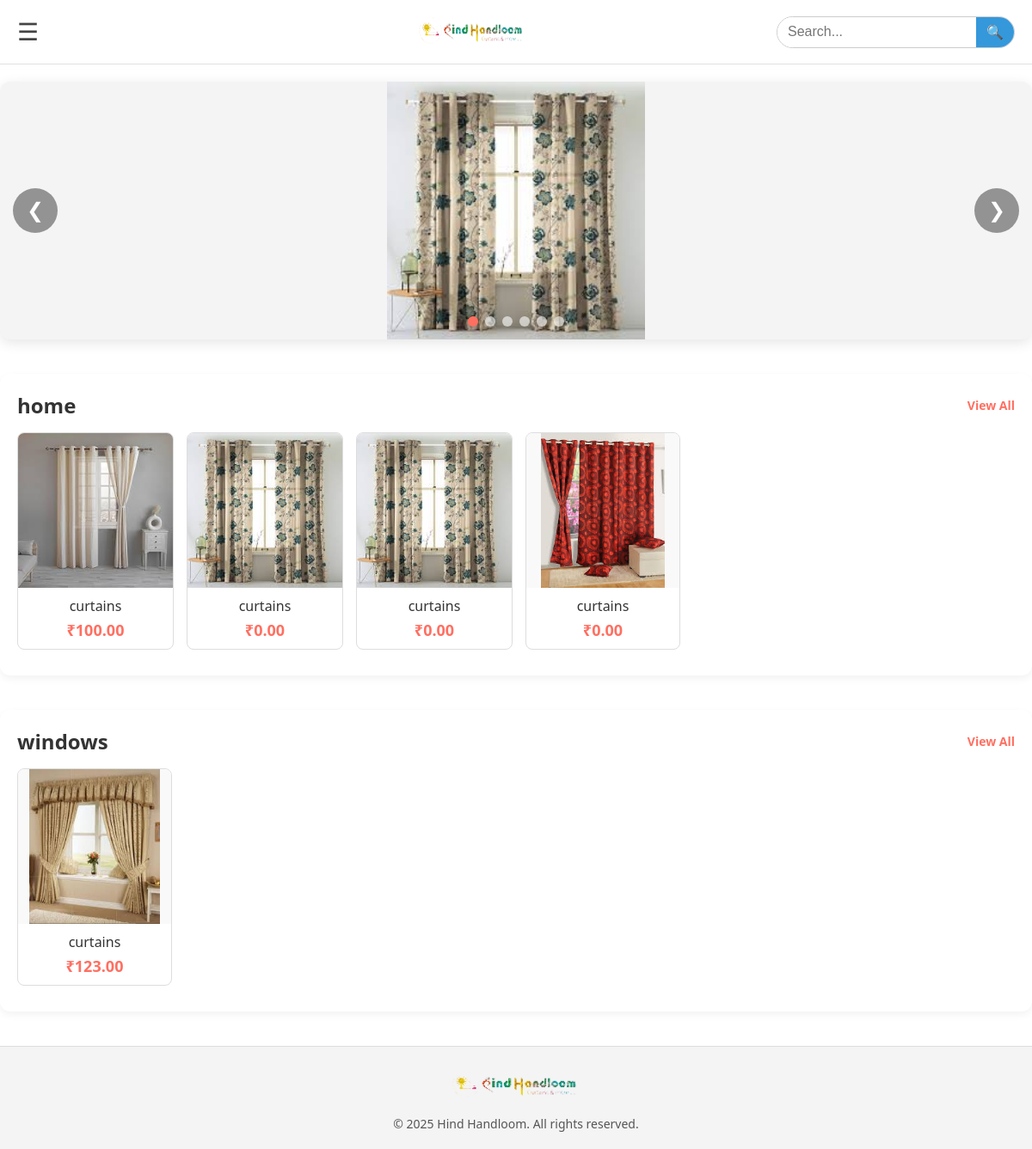
The page / on the database its author committed.
### myapp/models.py (models this page shows, shortened)
class Image(models.Model):
    title = models.CharField(max_length=255)
    image = models.ImageField(upload_to='images/')

class products(models.Model):
    name = models.CharField(max_length=255)
    description = models.TextField(blank=True, null=True)
    price = models.DecimalField(max_digits=10,decimal_places=2)
    color = models.CharField(max_length=25)
    image = models.ImageField(upload_to='product-img/')
    stock = models.IntegerField(default=0)
    category = models.CharField(max_length=100)

### myapp/views.py (the view)
# urls.py: 2. Add a URL to urlpatterns:  path('', views.home, name='home')
def home(request):
    images = Image.objects.all()  # Your slider images model
    product = products.objects.all()
    categories = {}
    for p in product:
        category_name = p.category  # Assuming Product has a ForeignKey to Category
        if category_name not in categories:
            categories[category_name] = []
        categories[category_name].append(p)
    return render(request, 'home.html', {
        'images': images,
        'categories': categories
    })
    return render(request, 'home.html', {'images': images,'product':product })

### myapp/templates/home.html (shortened to what this page needs)
{% extends 'base.html' %}
{% load static %}
{% block extra_css %}
<link rel="stylesheet" href="{% static 'myapp/css/styles.css' %}">
{% endblock %}
{% block content %}
<main class="main_class">
    <div class="slider" id="slider">
        <div class="slider-track" id="sliderTrack">
            {% for image in images %}
            <div class="slide">
                <img src="{{ image.image.url }}" alt="{{ image.title }}">
            </div>
            {% endfor %}
        </div>
        <button id="prevBtn" class="slider-btn">&#10094;</button>
        <button id="nextBtn" class="slider-btn">&#10095;</button>
        <div class="slider-indicators" id="sliderIndicators">
            {% for image in images %}
            <span class="indicator {% if forloop.first %}active{% endif %}"></span>
            {% endfor %}
        </div>
    </div>
{% for category, products in categories.items %}
<section class="category-section">
    <div class="category-header">
        <h2 class="category-title">{{ category }}</h2>
        <a href="{% url 'shop' %}?category={{ category }}" class="view-all">View All</a>
    </div>
    <div class="product-row-scroll">
        {% for product in products %}
        <a href="{% url 'product_details' product.id %}" class="product-card-link">
        <div class="product-card" onclick="gotoproductdetail({{ product.id }})">
            <div class="product-img">
                <img src="{{ product.image.url }}" alt="{{ product.name }}">
            </div>
            <div class="product-info">
                <p class="product-name">{{ product.name }}</p>
                <h3 class="product-price">&#8377;{{ product.price }}</h3>
            </div>
        </div>
    </a>
        {% endfor %}
    </div>
</section>
{% endfor %}
</main>
{% endblock %}

### myapp/templates/home.html (style rules this page uses)
body { background: #fff; }
.main_class { background: #fff; }
.slider { position: relative; width: 100%; max-width: 1200px; height: 300px; margin: 20px auto; overflow: hidden; border-radius: 12px; box-shadow: 0 4px 15px rgba(0, 0, 0, 0.1); background: #f4f4f4; }
.slider-track { display: flex; transition: transform 0.6s ease-in-out; }
.slide { min-width: 100%; }
.slide img { width: auto; height: 300px; object-fit: contain; display: block; margin: 0 auto; }
.slider-btn { position: absolute; top: 50%; transform: translateY(-50%); background: rgba(0, 0, 0, 0.4); color: #fff; border: none; font-size: 24px; padding: 12px 16px; cursor: pointer; border-radius: 50%; transition: background 0.3s; z-index: 2; }
#prevBtn { left: 15px; }
#nextBtn { right: 15px; }
.slider-indicators { position: absolute; bottom: 15px; left: 50%; transform: translateX(-50%); display: flex; gap: 8px; }
.indicator { width: 12px; height: 12px; background: rgba(255, 255, 255, 0.6); border-radius: 50%; cursor: pointer; transition: background 0.3s; }
.indicator.active { background: #ff6f61; }
.category-section { margin: 40px 0; padding: 20px; background: #fff; border-radius: 12px; box-shadow: 0 4px 10px rgba(0,0,0,0.05); }
.category-header { display: flex; justify-content: space-between; align-items: center; margin-bottom: 15px; }
.category-title { font-size: 24px; font-weight: 700; color: #333; }
.view-all { font-size: 14px; text-decoration: none; color: #ff6f61; font-weight: 600; transition: color 0.3s ease; }
.product-card-link { text-decoration: none; color: inherit; display: inline-block; }
.product-row-scroll { display: flex; gap: 15px; overflow-x: auto; padding-bottom: 10px; scroll-snap-type: x mandatory; background: #fff; }
.product-card { min-width: 180px; border: 1px solid #ddd; border-radius: 8px; flex-shrink: 0; overflow: hidden; text-align: center; background: #fff; transition: box-shadow 0.3s ease; cursor: pointer; scroll-snap-align: start; }
.product-img { width: 100%; height: 180px; display: flex; justify-content: center; align-items: center; background: #f9f9f9; }
.product-img img { max-width: 100%; max-height: 100%; object-fit: contain; }
.product-info { padding: 10px; text-align: center; }
.product-name { font-size: 16px; font-weight: 500; color: #333; margin-bottom: 5px; }
.product-price { font-size: 18px; font-weight: 700; color: #ff6f61; }

### rows shown on the page
Image: image (picture)
products: category "home", image (picture), name "curtains", price "100.00"
products: image (picture), name "curtains", price "0.00"
products: image (picture), name "curtains", price "0.00"
products: image (picture), name "curtains", price "0.00"
products: category "windows", image (picture), name "curtains", price "123.00"

### other values the page prints
{{ current_year|default:"2025" }} "2025"
